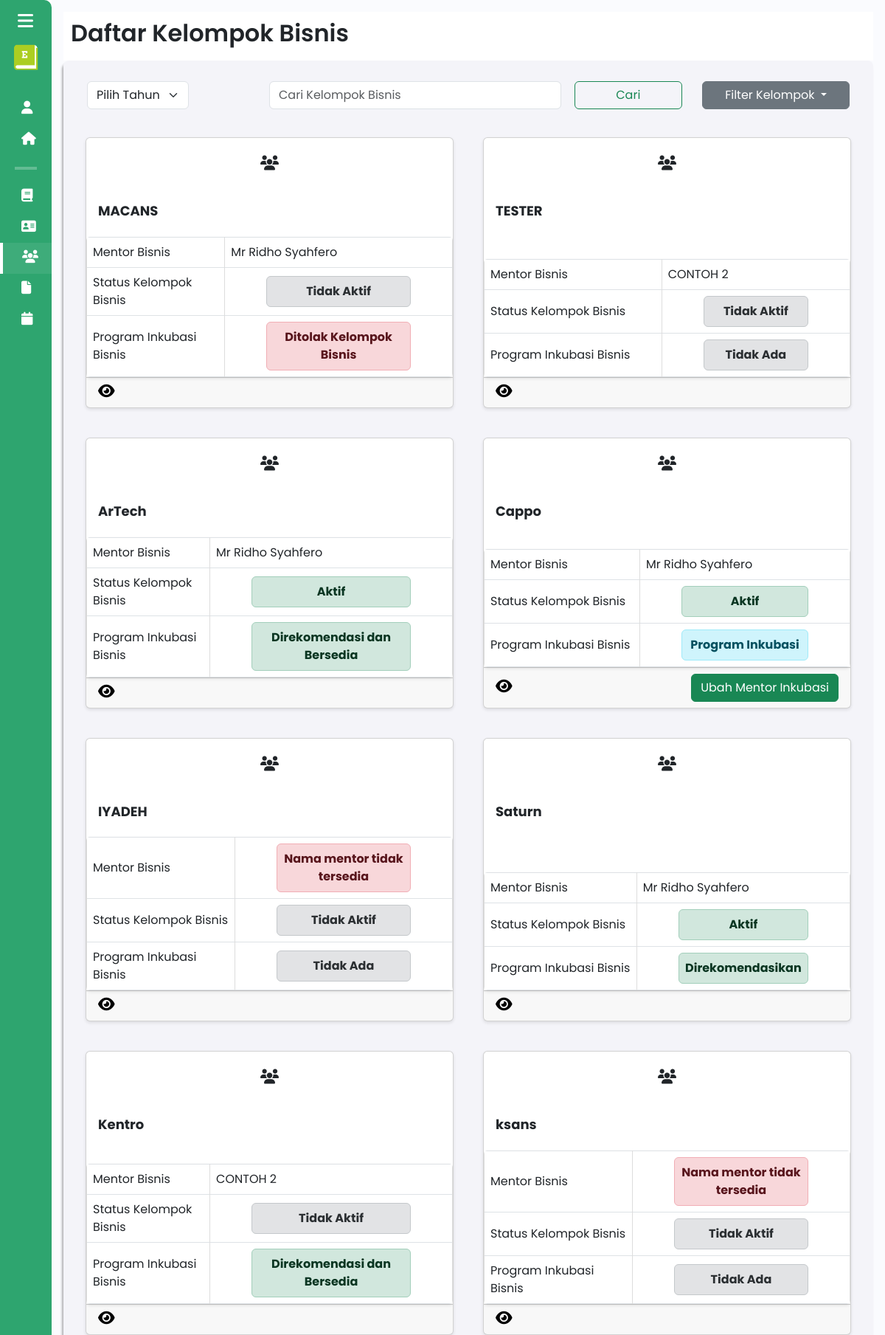
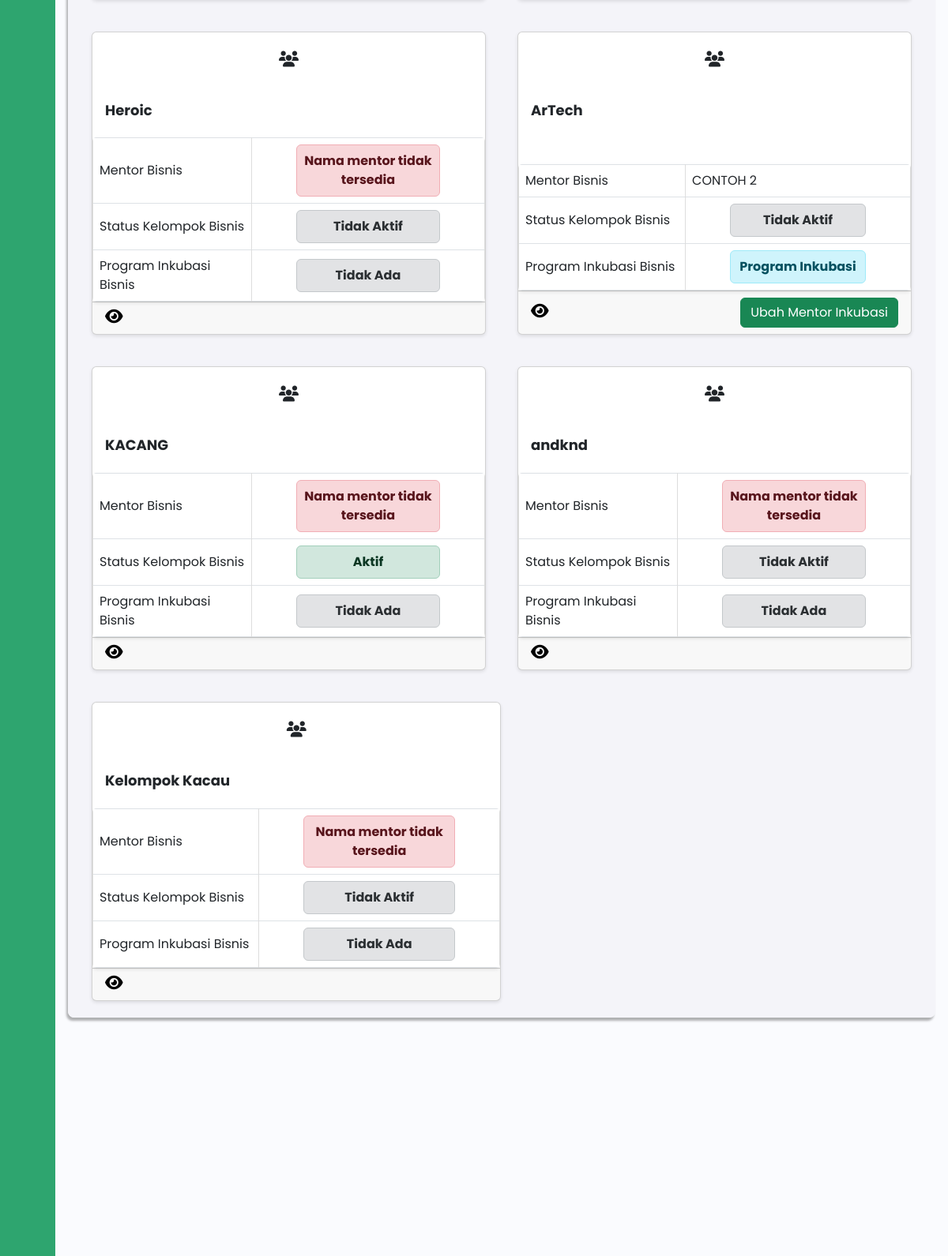
The page /admin/daftar_kelompok_bisnis (signed in, upper part) on the database its author committed (2 pictures, top to bottom).
### tables this page shows
CREATE TABLE `kelompok_bisnis_backup` (
  `id_kelompok` int(11) NOT NULL,
  `npm_ketua` varchar(20) DEFAULT NULL,
  `nama_kelompok` varchar(50) DEFAULT NULL,
  `nama_bisnis` varchar(50) DEFAULT NULL,
  `logo_bisnis` varchar(255) DEFAULT NULL,
  `tahun_akademik_id` int(11) DEFAULT NULL,
  `kategori_bisnis` varchar(255) DEFAULT NULL,
  `sdg` varchar(255) DEFAULT NULL,
  `ide_bisnis` varchar(255) DEFAULT NULL,
  `id_mentor` int(11) DEFAULT NULL,
  `status_inkubasi` enum('direkomendasikan','disetujui','ditolak','masuk','tidak masuk') DEFAULT NULL,
  `status_kelompok_bisnis` enum('aktif','tidak aktif') DEFAULT 'aktif'
);

CREATE TABLE `mentor` (
  `id` int(11) NOT NULL,
  `user_id` int(11) NOT NULL,
  `nama` varchar(100) NOT NULL,
  `nidn` varchar(15) NOT NULL,
  `email` varchar(100) DEFAULT NULL,
  `contact` varchar(15) DEFAULT NULL,
  `keahlian` varchar(100) DEFAULT NULL,
  `fakultas` varchar(100) DEFAULT NULL,
  `prodi` varchar(100) DEFAULT NULL,
  `foto_profile` varchar(255) DEFAULT NULL
);

### components/pages/admin/daftar_kelompok_bisnis_admin.php (the view, shortened to what this page needs)
<?php
include $_SERVER['DOCUMENT_ROOT'] . '/Entree/config/db_connection.php';
$search = isset($_GET['search']) ? $_GET['search'] : '';
$status_inkubasi = isset($_GET['status_inkubasi']) ? $_GET['status_inkubasi'] : 'semua';
$tahun_akademik_id = null;
$sql = "SELECT * FROM kelompok_bisnis_backup WHERE nama_kelompok LIKE ?";
$stmt = $conn->prepare($sql);
$search_param = "%" . $search . "%";
if ($status_inkubasi != 'semua' && $tahun_akademik_id) {
    $stmt->bind_param('sss', $search_param, $status_inkubasi, $tahun_akademik_id);
} elseif ($status_inkubasi != 'semua') {
    $stmt->bind_param('ss', $search_param, $status_inkubasi);
} elseif ($tahun_akademik_id) {
    $stmt->bind_param('ss', $search_param, $tahun_akademik_id);
} else {
    $stmt->bind_param('s', $search_param);
}
$stmt->execute();
$result = $stmt->get_result();
?>
<!DOCTYPE html>
<html lang="en">
<head>
    <link href="https://cdn.lineicons.com/4.0/lineicons.css" rel="stylesheet" />
    <link href="https://cdn.jsdelivr.net/npm/bootstrap@5.3.0-alpha3/dist/css/bootstrap.min.css" rel="stylesheet"
>
    <link rel="stylesheet" href="/Entree/assets/css/daftar_kelompok.css">
</head>
<body>
    <div class="wrapper">
        <?php
        include 'sidebar_admin.php';
        ?>
        <div class="main p-3">
            <div class="main_header">
                <?php
                    include 'header_admin.php';
                ?>
            </div>
            <div class="main_wrapper">
                <div class="nav_main_wrapper">
                    <nav class="navbar navbar-expand-lg">
                        <div class="container-fluid">
                        <form method="get" action="daftar_kelompok_bisnis" id="formTahunAkademik">
                            <select name="tahun_akademik" class="form-select filter-tahun" required id="tahunAkademikDropdown">
                                <option value="" disabled selected>Pilih Tahun Akademik</option>
                            </select>
                        </form>
                            <form action="" method="get">
                                    <div class="input-group">
                                        <div class="d-flex" role="search">
                                        <input type="text" class="form-control me-2" placeholder="Cari Kelompok Bisnis" name="search" aria-label="Search" value="<?= htmlspecialchars($search); ?>">
                                        <button class="btn btn-outline-success" type="submit">Cari</button>
                                    </div>
                                </div>
                            </form>
                            <form method="GET" action="daftar_kelompok_bisnis" id="formStatus">
                                <div class="dropdown">
                                    <button class="btn btn-secondary dropdown-toggle text-white" type="button"
                                            id="dropdownMenuButton" data-bs-toggle="dropdown" aria-expanded="false">
                                        <span id="selectedStatus">Filter Kelompok</span>
                                    </button>
                                </div>
                            </form>
                        </div>
                    </nav>
                </div>
                <?php
                if ($result->num_rows > 0) {
                    while ($row = $result->fetch_assoc()) {
                        $id_kelompok = $row['id_kelompok'];
                        $id_mentor = $row['id_mentor'];
                        $mentorQuery = "
                            SELECT m.nama AS nama_mentor
                            FROM mentor m
                            WHERE m.id = '$id_mentor' LIMIT 1";
                        $mentorResult = mysqli_query($conn, $mentorQuery);
                        $mentor = mysqli_fetch_assoc($mentorResult);
                        $namaMentor = $mentor['nama_mentor'] ?? 'Nama mentor tidak tersedia';
                        $query = "SELECT status_inkubasi, status_kelompok_bisnis FROM kelompok_bisnis_backup WHERE id_kelompok = '$id_kelompok' LIMIT 1";
                        $resultStatus = mysqli_query($conn, $query);
                        $statusRow = mysqli_fetch_assoc($resultStatus);
                        $status_inkubasi = $statusRow['status_inkubasi'] ?? 'Tidak Ada';
                        $status_kelompok_bisnis = $statusRow['status_kelompok_bisnis'] ?? 'Tidak Ada';
                        echo '
                            <div class="card" style="width: 45%; margin: 10px;">
                                <div class="card-icon text-center py-4">
                                    <i class="fa-solid fa-users"></i>
                                </div>
                                <div class="card-body m-0">
                                    <h5 class="card-title">' . htmlspecialchars($row['nama_kelompok']) . '</h5>
                                </div>
                                <table class="table table-bordered m-0 styled-table">
                                    <tbody>
                                        <tr>
                                            <td>Mentor Bisnis</td>';
                                            if ($namaMentor == "Nama mentor tidak tersedia") {
                                                echo '<td style="max-width:300px"><div class="alert alert-danger fw-bold text-center m-0 mx-5 p-2" role="alert">Nama mentor tidak tersedia</div></td>';
                                            } else {
                                                echo '<td style="max-width:300px" >' . $namaMentor . '</td>';
                                            }
                                    echo '</tr>
                                        <tr>
                                            <td>Status Kelompok Bisnis</td>
                                            <td>';
                                            if ($status_kelompok_bisnis == 'aktif') {
                                                echo '<p class="alert alert-success fw-bold text-center m-0 mx-5 p-2" role="alert">Aktif</p>';
                                            } else {
                                                echo '<p class="alert alert-secondary fw-bold text-center m-0 mx-5 p-2" role="alert">Tidak Aktif</p>';
                                            }
                                            echo '
                                        </td>
                                    </tr>
                                    <tr>
                                        <td>Program Inkubasi Bisnis</td>
                                        <td>';
                                            if ($status_inkubasi == 'direkomendasikan') {
                                                echo '
                                                <p
                                                    class="alert alert-success fw-bold text-center m-0 mx-5 p-2"
                                                    role="alert"
                                                    data-bs-toggle="popover"
                                                    title="Status Direkomendasikan"
                                                    data-bs-content="Kelompok Bisnis ini direkomendasikan oleh Mentor bisnis nya untuk masuk ke dalam Program Inkubasi."
                                                    style="cursor: pointer;">
                                                        Direkomendasikan
                                                </p>';
                                            } elseif ($status_inkubasi == 'disetujui') {
                                                echo '
                                                <p
                                                    class="alert alert-success fw-bold text-center m-0 mx-5 p-2"
                                                    role="alert"
                                                    data-bs-toggle="popover"
                                                    title="Status Direkomendasi dan Bersedia"
                                                    data-bs-content="Kelompok bisnis ini Direkomendasi oleh Mentor Bisnisnya dan Bersedia untuk masuk ke Program Inkubasi, Perlu Persetujuan Admin PIKK untuk Kelompok Bisnis ini masuk ke dalam Program Inkubasi. "
                                                    style="cursor: pointer;">
                                                        Direkomendasi dan Bersedia
                                                </p>';
                                            } elseif ($status_inkubasi == 'ditolak') {
                                                echo '
                                                <p
                                                    class="alert alert-danger fw-bold text-center m-0 mx-5 p-2"
                                                    role="alert"
                                                    data-bs-toggle="popover"
                                                    title="Status Ditolak Kelompok Bisnis"
                                                    data-bs-content="Kelompok Bisnis ini Menolak untuk Masuk ke dalam Program Inkubasi."
                                                    style="cursor: pointer;">
                                                        Ditolak Kelompok Bisnis
                                                </p>';
                                            } elseif ($status_inkubasi == 'masuk') {
                                                echo '
                                                <p
                                                    class="alert alert-info fw-bold text-center m-0 mx-5 p-2"
                                                    role="alert"
                                                    data-bs-toggle="popover"
                                                    title="Status Program Inkubasi"
                                                    data-bs-content="Kelompok Bisnis ini Terdaftar dalam Program Inkubasi."
                                                    style="cursor: pointer;">
                                                        Program Inkubasi
                                                </p>';
                                            } else {
                                                echo '
                                                <p
                                                    class="alert alert-secondary fw-bold text-center m-0 mx-5 p-2"
                                                    role="alert"
                                                    data-bs-toggle="popover"
                                                    title="Status Tidak Ada"
                                                    data-bs-content="Status Program Kelompok Bisnis ini belum ditentukan."
                                                    style="cursor: pointer;">
                                                        Tidak Ada
                                                </p>';
                                            }
                                        echo '</td>
                                    </tr>
                                    </tbody>
                                </table>
                                <div class="card-footer">';
                                echo '
                                <a href="detail_kelompok?id_kelompok=' . $id_kelompok . '">
                                    <i class="fa-solid fa-eye detail-icon" data-bs-toggle="tooltip" data-bs-custom-class="custom-tooltip" data-bs-title="Lihat Kelompok Bisnis"></i>
                                </a>';
                                if ($status_inkubasi == 'masuk') {
                                    echo '
                                        <button class="btn btn-success" data-bs-toggle="modal" data-bs-target="#mentorModal' . $id_kelompok . '">Ubah Mentor Inkubasi</button>';
                                }
                                echo '</div>
                            </div>';
                    }
                }
                ?>
            </div>
        </div>
    </div>
</body>
</html>

### assets/css/daftar_kelompok.css (style rules this page uses)
body { margin: 0; font-family: "Poppins", sans-serif; background-color: #f4f4f9; }
.main { padding: 20px; }
.main_wrapper { display: flex; flex-wrap: wrap; justify-content: space-between; gap: 20px; padding: 30px; background-color: #f4f4f9; border-radius: 8px; box-shadow: 0 4px 6px rgba(0, 0, 0, 0.1); }
.nav_main_wrapper { display: block; width: 100%; }
.card { flex: 1 1 calc(45% - 20px); box-sizing: border-box; transition: transform 0.2s, color 0.2s; height: 320px; max-width: 49%; margin: 10px; min-width: 280px; background-color: #fff; border-radius: 8px; overflow: hidden; box-shadow: 0 2px 4px rgba(0, 0, 0, 0.1); }
.card h5 { font-weight: bold; font-size: 18px; }
.card-footer { display: flex; justify-content: flex-end; }
.card-footer a { font-size: 16px; color: black; text-decoration: none; }
.card-icon i, .card-footer .detail-icon { font-size: 20px; cursor: pointer; transition: transform 0.2s, color 0.2s; }
.styled-table { width: 100%; margin: 20px 0; border-collapse: collapse; background-color: #fff; border-radius: 5px; overflow: hidden; box-shadow: 0 2px 4px rgba(0, 0, 0, 0.1); }
.styled-table td { padding: 10px 15px; border: 1px solid #ddd; background-color: #fefefe; vertical-align: middle; }
.filter-tahun { width: 60% !important; margin-right: 10px; }
.nav_main_wrapper .btn { width: 200px; text-align: center; margin-left: 10px; }
.card-footer { display: flex; align-items: center; justify-content: space-between; }

### assets/css/sidebar.css (style rules this page uses)
a { text-decoration: none; }
body { font-family: "Poppins", sans-serif; }
.wrapper { display: flex; }
.main { min-height: 100vh; width: 100%; overflow: hidden; transition: all 0.35s ease-in-out; background-color: #fafbfe; }
.main_wrapper { width: 100%; height: 85vh; background-color: #f4f4f9; box-shadow: -2px 4px 3px rgba(0, 0, 0, 0.3); margin: 0; padding: 20px; overflow-y: auto; border-radius: 8px; }

### assets/css/header.css (style rules this page uses)
a { text-decoration: none; }
body { font-family: "Poppins", sans-serif; }
.main_header { display: flex; justify-content: space-between; align-items: center; padding: 5px; background-color: #fff; min-height: 50px; }

### components/pages/admin/daftar_kelompok_bisnis_admin.php (style rules this page uses)
.card-footer { display: flex; align-items: center; justify-content: space-between; }

### rows shown on the page
kelompok_bisnis_backup: nama_kelompok "MACANS", id_mentor.nama "Mr Ridho Syahfero", status_kelompok_bisnis "Tidak Aktif", status_inkubasi "Ditolak Kelompok Bisnis"
kelompok_bisnis_backup: nama_kelompok "TESTER", id_mentor.nama "CONTOH 2", status_kelompok_bisnis "Tidak Aktif", status_inkubasi "Tidak Ada"
kelompok_bisnis_backup: nama_kelompok "ArTech", id_mentor.nama "Mr Ridho Syahfero", status_kelompok_bisnis "Aktif", status_inkubasi "Direkomendasi dan Bersedia"
kelompok_bisnis_backup: nama_kelompok "Cappo", id_mentor.nama "Mr Ridho Syahfero", status_kelompok_bisnis "Aktif", status_inkubasi "Program Inkubasi"
kelompok_bisnis_backup: nama_kelompok "IYADEH", shows "Nama mentor tidak tersedia", status_kelompok_bisnis "Tidak Aktif", shows "Tidak Ada"
kelompok_bisnis_backup: nama_kelompok "Saturn", id_mentor.nama "Mr Ridho Syahfero", status_kelompok_bisnis "Aktif", status_inkubasi "Direkomendasikan"
kelompok_bisnis_backup: nama_kelompok "Kentro", id_mentor.nama "CONTOH 2", status_kelompok_bisnis "Tidak Aktif", status_inkubasi "Direkomendasi dan Bersedia"
kelompok_bisnis_backup: nama_kelompok "ksans", shows "Nama mentor tidak tersedia", status_kelompok_bisnis "Tidak Aktif", shows "Tidak Ada"
kelompok_bisnis_backup: nama_kelompok "Heroic", shows "Nama mentor tidak tersedia", status_kelompok_bisnis "Tidak Aktif", shows "Tidak Ada"
kelompok_bisnis_backup: nama_kelompok "ArTech", id_mentor.nama "CONTOH 2", status_kelompok_bisnis "Tidak Aktif", status_inkubasi "Program Inkubasi"
kelompok_bisnis_backup: nama_kelompok "KACANG", shows "Nama mentor tidak tersedia", status_kelompok_bisnis "Aktif", shows "Tidak Ada"
kelompok_bisnis_backup: nama_kelompok "andknd", shows "Nama mentor tidak tersedia", status_kelompok_bisnis "Tidak Aktif", shows "Tidak Ada"
kelompok_bisnis_backup: nama_kelompok "Kelompok Kacau", shows "Nama mentor tidak tersedia", status_kelompok_bisnis "Tidak Aktif", shows "Tidak Ada"

### other values the page prints
$pageTitle "Daftar Kelompok Bisnis"
